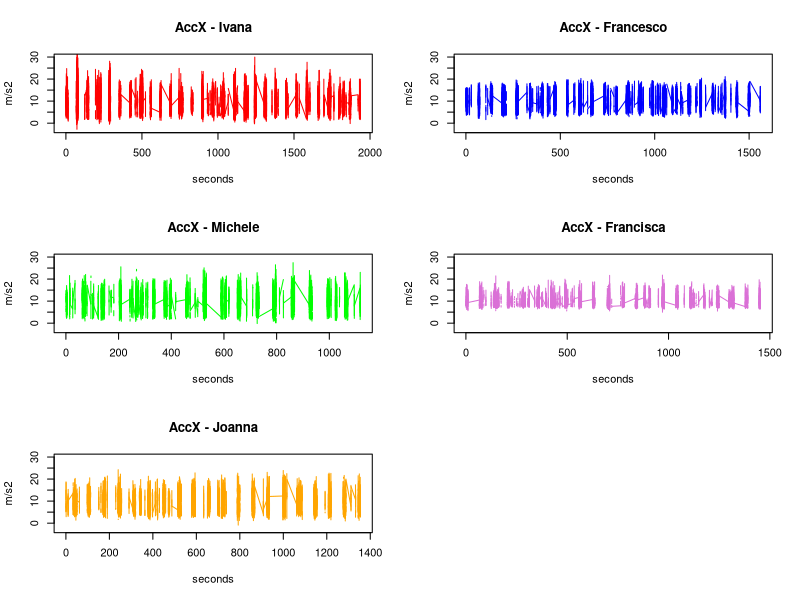
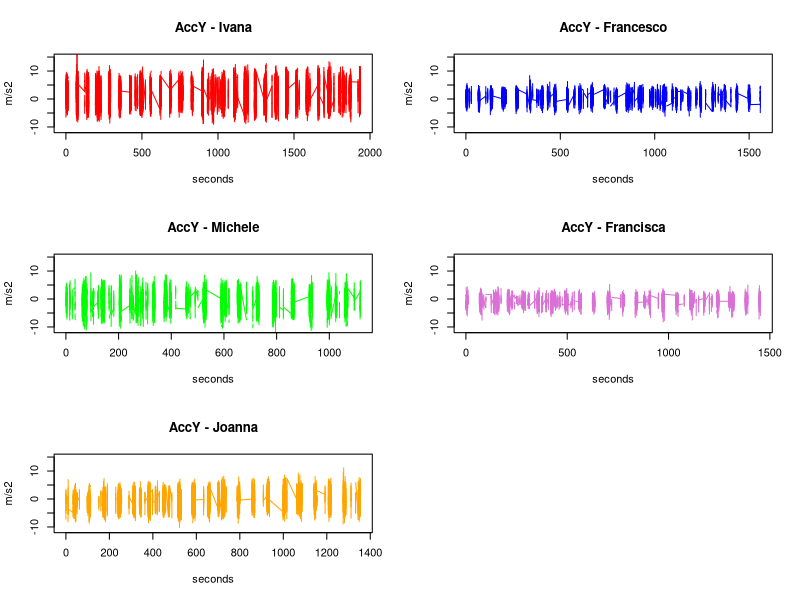
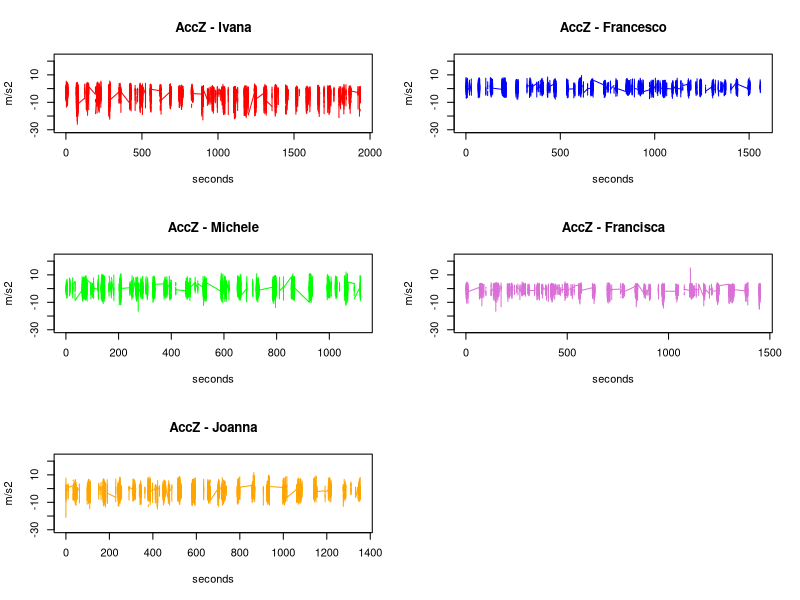
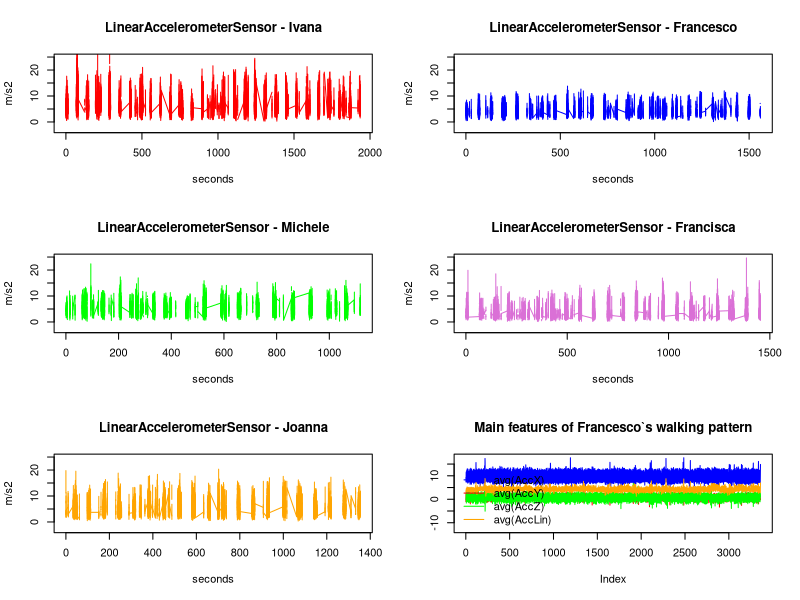
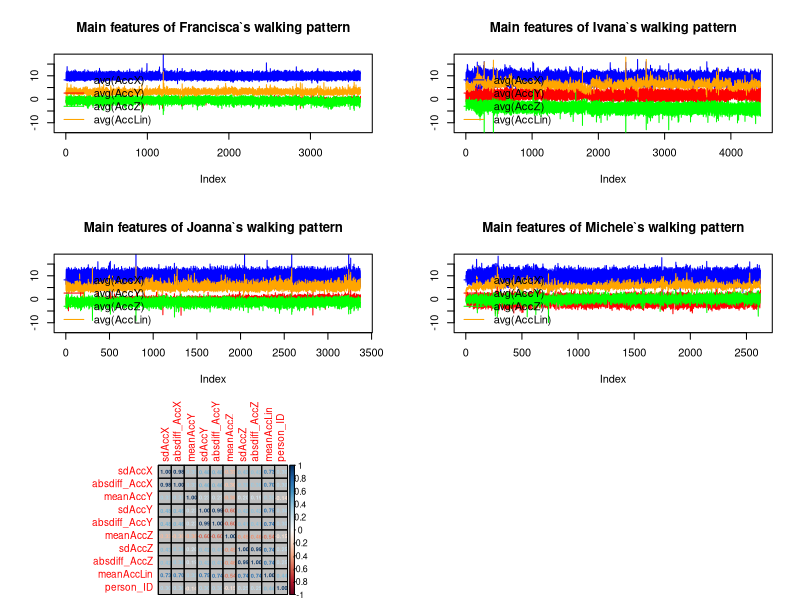
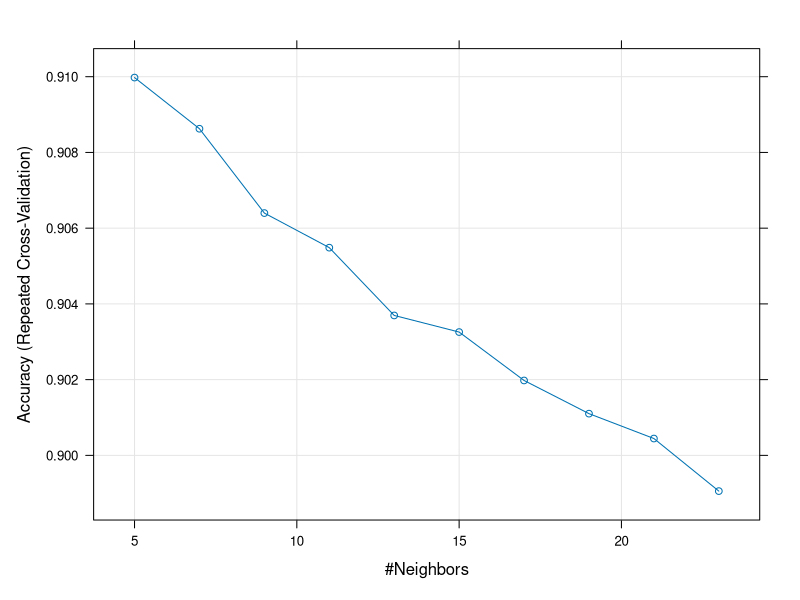

Generate these figures, in order, with R:
## ---- chunk 1
## Libraries
suppressMessages(require(randomForest, quietly = T))
suppressMessages(require(caret, quietly = T))
suppressMessages(require(MASS, quietly = T))
suppressMessages(require(e1071, quietly = T))
suppressMessages(require(doParallel, quietly = T))
suppressMessages(require(corrplot, quietly = T))
suppressMessages(require(glmnet, quietly = T))


Ivana.df <- read.csv('Ivana_2walk-Samsung Recording 1-cropped.csv')
Francesco.df <- read.csv('Francesco_2walk-Samsung Recording 2-cropped.csv')
Michele.df <- read.csv('Michele_2walk-Samsung Recording 2-cropped.csv')
Francisca.df <- read.csv('Francisca_2walk-Samsung Recording 1-cropped.csv')
Joanna.df <- read.csv('Asia_2walk-Samsung Recording 1-cropped.csv')
## ---- chunk 2

### MESSAGE: script works both for data with NANs and without NANs

# Ivana.df <- na.omit(Ivana.df)
# Francesco.df <- na.omit(Francesco.df)
# Michele.df <- na.omit(Michele.df)
# Francisca.df <- na.omit(Francisca.df)
# Joanna.df <- na.omit(Joanna.df)
## ---- chunk 3
#dataframes <- list(Ivana.df, Francesco.df, Michele.df, Francisca.df, Joanna.df)

acc.type.plots <- function(column="AccX", ylim.min = 0, ylim.max = 28){
  par(mfrow=c(3,2))
  
  plot(Ivana.df$relative_time/1000, Ivana.df[[column]], type = "l", col="red", 
       main = paste0(column, " - Ivana"), ylim = c(ylim.min, ylim.max),
       ylab = "m/s2", xlab = "seconds")
  plot(Francesco.df$relative_time/1000, Francesco.df[[column]], type = "l", col="blue", 
       main = paste0(column, " - Francesco"), ylim = c(ylim.min, ylim.max),
       ylab = "m/s2", xlab = "seconds")
  plot(Michele.df$relative_time/1000, Michele.df[[column]], type = "l", col="green", 
       main = paste0(column, " - Michele"), ylim = c(ylim.min, ylim.max),
       ylab = "m/s2", xlab = "seconds")
  plot(Francisca.df$relative_time/1000, Francisca.df[[column]], type = "l", col="orchid", 
       main = paste0(column, " - Francisca"), ylim = c(ylim.min, ylim.max),
       ylab = "m/s2", xlab = "seconds")
  plot(Joanna.df$relative_time/1000, Joanna.df[[column]], type = "l", col="orange", 
       main = paste0(column, " - Joanna"), ylim = c(ylim.min, ylim.max),
       ylab = "m/s2", xlab = "seconds")
}



acc.type.plots(column="AccX", ylim.min = -3, ylim.max = 30)
acc.type.plots(column="AccY", ylim.min = -11, ylim.max = 15)
acc.type.plots(column="AccZ", ylim.min = -30, ylim.max = 23)
acc.type.plots(column="LinearAccelerometerSensor", ylim.min = -3, ylim.max = 25)
## ---- chunk 4
### It is a function that obtains possible bins for each dataset

slicer <- function(df, window.size=200, overlap = 100){
  # non-overlap size
  non_overlap <- window.size - overlap
  
  # starting index 
  from <- 1
  
  # starting relative time
  start <- df[["relative_time"]][1]
  
  # vector for created bins
  bins <- list()
  counter <- 1
  
  done <- FALSE
  while (done != TRUE) {
    # get possible bin indexes  = [start, end)
    bin.idx <- c(from, from + window.size)
    
    # get relative time indexes appropriate for that bin and save to bins vector
    bin <- c()
    for(i in start:nrow(df)) ifelse(df$relative_time[i] < bin.idx[2], bin <- c(bin, i), break)
    
    if(is.null(bin) == FALSE) {
      bins[[counter]] <- bin
      counter = counter + 1
    }
    
    # switch starting index for the next bin
    from <- from + non_overlap
    #start <- i
    start <- which(df$relative_time >= from)[1]

    # terminating condition:
    if(from > df[["relative_time"]][nrow(df)]) done <- TRUE
  }
  
  return(bins)
  }
## ---- chunk 5
## Numbers of possible bins with specific window.size and overlap
window.size = 200
overlap = 100

Ivana.bins <- slicer(Ivana.df, window.size=window.size, overlap = overlap)
paste("Ivana", length(Ivana.bins))
Michele.bins <- slicer(Michele.df, window.size=window.size, overlap = overlap)
paste("Michele", length(Michele.bins))
Francesco.bins <- slicer(Francesco.df, window.size=window.size, overlap = overlap)
paste("Francesco",length(Francesco.bins))
Francisca.bins <- slicer(Francisca.df, window.size=window.size, overlap = overlap)
paste("Francisca", length(Francisca.bins))
Joanna.bins <- slicer(Joanna.df, window.size=window.size, overlap = overlap)
paste("Joanna", length(Joanna.bins))
## ---- chunk 6
Ivana.df[Ivana.bins[[1]], ]
## ---- chunk 7
# function which computes the absolute difference
absolute_diff <- function(xx){
  ## calculated only for rows without NANs
  xx <- na.omit(xx)
  return((1/length(xx)) * sum(abs(xx - mean(xx))))}
## ---- chunk 8
build.features <- function(df, bins, person_ID){
  # initialize a feature dataframe
  feature.df <- data.frame()
  
  # iterate through bins, generate features and add to feature dataframe
  for(bin.ids in bins){
    bin <- df[bin.ids, ]
    created_obs <- data.frame(mean(bin$AccX, na.rm = TRUE), 
                              sd(bin$AccX, na.rm = TRUE), 
                              absolute_diff(bin$AccX), 
                              mean(bin$AccY, na.rm = TRUE),
                              sd(bin$AccY, na.rm = TRUE),
                              absolute_diff(bin$AccY), 
                              mean(bin$AccZ, na.rm = TRUE), 
                              sd(bin$AccZ, na.rm = TRUE),
                              absolute_diff(bin$AccZ), 
                              mean(bin$LinearAccelerometerSensor, na.rm = TRUE), 
                              person_ID)
    feature.df <- rbind(feature.df, created_obs)
  }
  
  names(feature.df) <- c('meanAccX', 'sdAccX', 'absdiff_AccX', 
                         'meanAccY', 'sdAccY', 'absdiff_AccY',
                         'meanAccZ', 'sdAccZ', 'absdiff_AccZ', 
                         'meanAccLin', 'person_ID')
  return(feature.df)
}
## ---- chunk 9
Francesco.feature.df <- build.features(Francesco.df, Francesco.bins, person_ID = 1)
Francisca.feature.df <- build.features(Francisca.df, Francisca.bins, person_ID = 2)
Ivana.feature.df <- build.features(Ivana.df, Ivana.bins, person_ID = 3)
Joanna.feature.df <- build.features(Joanna.df, Joanna.bins, person_ID = 4)
Michele.feature.df <- build.features(Michele.df, Michele.bins, person_ID = 5)
## ---- chunk 10
# function that plots main features (AccX, AccY, AccZ, LinAcc)
plot.features <- function(feature.df, person){
  plot(feature.df$meanAccX, col = "blue", ylim = c(-13,18), type = "l",
       ylab = "")
  points(x=1:nrow(feature.df), y = feature.df$meanAccY, 
         type = "l", col = "red")
  points(x=1:nrow(feature.df), y = feature.df$meanAccZ,
         type = "l", col = "green")
  points(x=1:nrow(feature.df), y = feature.df$meanAccLin,
         type = "l", col = "orange")
  title(paste0("Main features of ", person, "`s walking pattern"))
  legend("bottomleft", legend=c("avg(AccX)", 'avg(AccY)', 'avg(AccZ)', 'avg(AccLin)'),
         col = c("blue", 'red', "green", 'orange'), lwd = c(1,1,1,1), bty = "n")
}
## ---- chunk 11
plot.features(Francesco.feature.df, "Francesco")
plot.features(Francisca.feature.df, "Francisca")
plot.features(Ivana.feature.df, "Ivana")
plot.features(Joanna.feature.df, "Joanna")
plot.features(Michele.feature.df, "Michele")
## ---- chunk 12
walks.df <- rbind(Francesco.feature.df, 
                  Francisca.feature.df,
                  Ivana.feature.df, 
                  Joanna.feature.df, 
                  Michele.feature.df)
# removing NANs
walks.df <- na.omit(walks.df)
# reindex
rownames(walks.df) <- NULL
# show first rows 
head(walks.df)
## ---- chunk 13
cor.df = cor(walks.df[,-1])
corrplot(cor.df, method="number", tl.cex = 0.9, number.cex = 0.5, bg = "gray", addgrid.col = "black")

## ---- chunk 14
prop.table(table(walks.df$person_ID))
## ---- chunk 15
set.seed(13401)

# idx for the training set
idx.train <- caret::createDataPartition(walks.df$person_ID, p = 0.8, list = FALSE)

# creating X_train and y_train sets
X_train <- walks.df[idx.train, ]
y_train <- as.factor(X_train$person_ID)
X_train$person_ID <- NULL

# creating test set
X_test <- walks.df[-idx.train, ]
y_test <- as.factor(X_test$person_ID)
X_test$person_ID <- NULL
## ---- chunk 16
# function that takes the label according to the highest probability
get_label <- function(predictions){
  n = nrow(predictions)
  pred_labels = rep(NA,n)
  for(i in 1:n){
    max.id <- which.max(predictions[i, ])
    pred_labels[i] <- names(predictions[i, max.id])
  }
  return(as.factor(pred_labels))
}
## ---- chunk 17
randomForest.fit.predict <- function(X_train, y_train, X_test, y_test, full.stats = TRUE){ 
  cat("\n\n\t\t\t RANDOM FOREST algorithm \n\n")
  # Model on training data
  model_RF = randomForest(x = X_train, y = y_train, ntree=200, proximity=T)
  
  # Check if all values are predicted (no NA's)
  ifelse(sum(is.na(model_RF$predicted)) != 0, 
         ok <- "There are NAN values in predictions", 
         ok <- "All predictions evaluated")
  if(full.stats==TRUE) print(ok)
  
  # Confusion matrix of the prediction (based on OOB data)
  if(full.stats==TRUE) {
  cat("\nConfusion matrix of the prediction (based on OOB data) : \n")
  print(model_RF$confusion)
  }
  ## Error rate based on OOB
  # model_RF$err.rate
  
  # Error on the training set
  err.train <- mean(as.vector(model_RF$predicted) != as.vector(y_train))*100
  cat(sprintf("\nTrain Missclassification rate: %f", round(err.train,2)))
  
  if(full.stats==TRUE) cat("\n\n       Predictions on the TEST set\n ------------------------------------ \n")
  
  # Predict from test set
  predictions <- predict(model_RF, newdata = X_test)
  
  # Error on the test set
  err.test <- mean(predictions != y_test)*100
  cat(sprintf("\nTest Missclassification rate: %f \n\n", round(err.test,2)))
  
  statistics <- confusionMatrix(predictions, y_test)
  if(full.stats==TRUE) print(statistics)
  else print(statistics$overall["Accuracy"])
  
  return(predictions)
}  

#RF.pred <- randomForest.fit.predict(X_train, y_train, X_test, y_test)
## ---- chunk 18

lda.fit.predict <- function(X_train, y_train, X_test, y_test, full.stats=TRUE){
  cat("\n\n\t\t\t LDA - LINEAR DISCRIMINANT ANALYSIS algorithm \n\n")
  # Model
  mod_LDA = lda(y_train ~ ., data = X_train)
  
  # Prediction on train set
  tr_pred_LDA = predict(mod_LDA, X_train)
  
  # Check if all values are predicted (no NA's)
  ifelse(sum(is.na(tr_pred_LDA$class)) != 0, 
         ok <- "There are NAN values in predictions", 
         ok <- "All predictions evaluated")
  if(full.stats==TRUE) print(ok)
  
  # Error on the training set
  ETr_LDA = mean(as.vector(tr_pred_LDA$class) != as.vector(y_train))*100
  cat(sprintf("\nTrain Missclassification rate: %f", round(ETr_LDA,2)))
  
  if(full.stats==TRUE) cat("\n\n       Predictions on the TEST set\n ------------------------------------ \n")
  
  # Prediction on test set
  pred_LDA = predict(mod_LDA, X_test)
  
  # Error on the test set
  ETe_LDA <- mean(pred_LDA$class != y_test)*100
  cat(sprintf("\nTest Missclassification rate: %f \n\n", round(ETe_LDA,2)))
  
  # Statistics
  statistics <- confusionMatrix(pred_LDA$class, y_test)
  if(full.stats==TRUE) print(statistics)
  else print(statistics$overall["Accuracy"])
  
  return(pred_LDA)
}

#lda.pred <- lda.fit.predict(X_train, y_train, X_test, y_test)
## ---- chunk 19

naivebayes.fit.predict <- function(X_train, y_train, X_test, y_test, full.stats=TRUE){
  cat("\n\n\t\t\t NAIVE BAYES algorithm \n\n")
  
  # Model
  mod_NB = naiveBayes(y_train ~ ., data = X_train, type = "raw")
  
  # Prediction on train set
  tr_pred = predict(mod_NB, X_train)

  # Check if all values are predicted (no NA's)
  ifelse(sum(is.na(tr_pred)) != 0, 
         ok <- "There are NAN values in predictions", 
         ok <- "All predictions evaluated")
  if(full.stats==TRUE) print(ok)
  
  # Error on the training set
  tr.error = mean(as.vector(tr_pred) != as.vector(y_train))*100
  cat(sprintf("\nTrain Missclassification rate: %f", round(tr.error,2)))
  
  if(full.stats==TRUE) cat("\n\n       Predictions on the TEST set\n ------------------------------------ \n")
  
  # Prediction on test set
  pred_NB = predict(mod_NB, X_test)   
  
  # Error on the test set
  MCE_NB = mean(pred_NB !=  y_test)*100
  cat(sprintf("\nTest Missclassification rate: %f \n\n", round(MCE_NB,2)))
  
  # Statistics
  statistics <- confusionMatrix(pred_NB, y_test)
  if(full.stats==TRUE) print(statistics)
  else print(statistics$overall["Accuracy"])
  
  return(pred_NB)
}

#naivebayes.pred <- naivebayes.fit.predict(X_train, y_train, X_test, y_test)
## ---- chunk 20
set.seed(123)
registerDoParallel(cores=4)
trctrl <- trainControl(method = "repeatedcv", number = 10, repeats = 2)

knn_fit <- train(y = y_train ,
                 x = X_train, method = "knn",
                 trControl  = trctrl,
                 preProcess = c("center", "scale"),
                 tuneLength = 10)
# Take a look
print(paste("Best parameter:", as.character(knn_fit$bestTune)))
plot(knn_fit)
## ---- chunk 21
knn.fit.predict <- function(X_train, y_train, X_test, y_test, k=knn_fit$bestTune, full.stats=TRUE){
  cat("\n\n\t\t\t k-NEAREST NEIGHBOR algorithm \n\n")
  
  # Model
  mod_KNN = knn3(y=y_train, x = X_train, k)
  
  # Prediction on train set
  tr_pred = predict(mod_KNN, X_train)
  main_tr_pred = get_label(tr_pred)

  # Check if all values are predicted (no NA's)
  ifelse(sum(is.na(main_tr_pred)) != 0, 
         ok <- "There are NAN values in predictions", 
         ok <- "All predictions evaluated")
  if(full.stats==TRUE) print(ok)
  
  # Error on the training set
  tr.error = mean(as.vector(main_tr_pred) != as.vector(y_train))*100
  cat(sprintf("\nTrain Missclassification rate: %f", round(tr.error,2)))
  
  if(full.stats==TRUE) cat("\n\n       Predictions on the TEST set\n ------------------------------------ \n")
  
  # Prediction on test set
  pred_KNN = predict(mod_KNN, X_test)
  main_pred_KNN = get_label(pred_KNN)

  # Error on the test set
  te.error = mean(main_pred_KNN !=  y_test)*100
  cat(sprintf("\nTest Missclassification rate: %f \n\n", round(te.error,2)))

  # Statistics
  statistics <- confusionMatrix(main_pred_KNN, y_test)
  if(full.stats==TRUE) print(statistics)
  else print(statistics$overall["Accuracy"])
    
  return(main_pred_KNN)
}

#knn.pred <- knn.fit.predict(X_train, y_train, X_test, y_test)
## ---- chunk 22

lasso.fit.predict <- function(X_train, y_train, X_test, y_test, full.stats=TRUE){
  cat("\n\n\t\t\t LASSO algorithm \n\n")
  
  mod_LASSO = cv.glmnet(as.matrix(X_train), y_train, 
                        family = "multinomial", 
                        type.measure = "class",
                        parallel = T)
  if(full.stats==TRUE) print(c("min" = mod_LASSO$lambda.min, "1se" = mod_LASSO$lambda.1se))
  
  pred_tr_LASSO = predict(mod_LASSO, newx = as.matrix(X_train), 
                          type = "class", 
                          s = mod_LASSO$lambda.1se)

  # Error on the training set
  tr.error = mean(as.vector(pred_tr_LASSO) != as.vector(y_train))*100
  cat(sprintf("\nTrain Missclassification rate: %f", round(tr.error,2)))
  
  if(full.stats==TRUE) cat("\n\n       Predictions on the TEST set\n ------------------------------------ \n")
  
  # Prediction on test set
  pred_LASSO = predict(mod_LASSO, newx = as.matrix(X_test), type = "class", s = mod_LASSO$lambda.1se)
  test_pred_LASSO = as.factor(pred_LASSO)

  # Error on the test set
  te.error = mean(test_pred_LASSO !=  y_test)*100
  cat(sprintf("\nTest Missclassification rate: %f \n\n", round(te.error,2)))

  # Statistics
  statistics <- confusionMatrix(test_pred_LASSO, y_test)
  if(full.stats==TRUE) print(statistics)
  else print(statistics$overall["Accuracy"])
  
  return(test_pred_LASSO)
}

#lasso.pred <-lasso.fit.predict(X_train, y_train, X_test, y_test)
## ---- chunk 23

svm.fit.predict <- function(X_train, y_train, X_test, y_test, full.stats=TRUE){
  cat("\n\n\t\t\t SVM algorithm \n\n")
  
  # Model
  mod.svm <-svm(x = X_train, y = y_train)
  
  # Prediction on train set
  train.pred <- predict(mod.svm, X_train)

  # Check if all values are predicted (no NA's)
  ifelse(sum(is.na(train.pred)) != 0, 
         ok <- "There are NAN values in predictions", 
         ok <- "All predictions evaluated")
  if(full.stats==TRUE) print(ok)
  
  # Error on the training set
  tr.error = mean(as.vector(train.pred) != as.vector(y_train))*100
  cat(sprintf("\nTrain Missclassification rate: %f", round(tr.error,2)))
  
  if(full.stats==TRUE) cat("\n\n       Predictions on the TEST set\n ------------------------------------ \n")
  
  # Prediction on test set
  pred_svm = predict(mod.svm, X_test)

  # Error on the test set
  te.error = mean(pred_svm !=  y_test)*100
  cat(sprintf("\nTest Missclassification rate: %f \n\n", round(te.error,2)))

  # Statistics
  statistics <- confusionMatrix(pred_svm, y_test)
  if(full.stats==TRUE) print(statistics)
  else print(statistics$overall["Accuracy"])
    
  return(pred_svm)
}

#svm.pred <- svm.fit.predict(X_train, y_train, X_test, y_test)
## ---- chunk 24
stacking.model <- function(m1, m2, m3){
  # m1, m2, m3 - are models with a high performance, whereas m1 - is the best model
  
  # function to get a mode
  getmode <- function(v) {
   uniqv <- unique(v)
   uniqv[which.max(tabulate(match(v, uniqv)))]
  }
  # finding predictions from stacking model
  n <- length(m1)
  final.pred <- rep(NA, n)
  # loop through predictions
  for(i in 1:n){
    if(m1[i]!=m2[i] & m2[i]!=m3[i] & m1[i]!=m3[i]) {final.pred[i] = m1[i]}
    else {final.pred[i] = getmode(c(m1[i], m2[i], m3[i]))}
  }
  return(final.pred)
}

#stacking.pred <- stacking.model(knn.pred = knn.pred, random.forest.pred = RF.pred, svm.pred = svm.pred)
## ---- chunk 25
stacking.statistics <- function(stacking.pred, y_test, full.stats=TRUE){
  cat("\n\n\t\t\t STACKING MODEL \n\n")
  
  te.error = mean(stacking.pred !=  y_test)*100
  cat(sprintf("\nTest Missclassification rate: %f \n\n", round(te.error,2)))

  # Statistics
  statistics <- confusionMatrix(as.factor(stacking.pred), y_test)
  if(full.stats==TRUE) print(statistics)
  else print(statistics$overall["Accuracy"])
}

#stacking.statistics(stacking.pred, y_test)
## ---- chunk 26
whole.pipeline <- function(Ivana.df, Michele.df, Francesco.df, Francisca.df, Joanna.df, window.size, overlap){
  cat(paste("#################\n","window.size  = ", window.size, "\noverlap = ", overlap, "\n#################"))
  
  ## Dividing into bins
  Ivana.bins <- slicer(Ivana.df, window.size=window.size, overlap = overlap)
  cat(paste("\nIvana", length(Ivana.bins)))
  Michele.bins <- slicer(Michele.df, window.size=window.size, overlap = overlap)
  cat(paste("\nMichele", length(Michele.bins)))
  Francesco.bins <- slicer(Francesco.df, window.size=window.size, overlap = overlap)
  cat(paste("\nFrancesco",length(Francesco.bins)))
  Francisca.bins <- slicer(Francisca.df, window.size=window.size, overlap = overlap)
  cat(paste("\nFrancisca", length(Francisca.bins)))
  Joanna.bins <- slicer(Joanna.df, window.size=window.size, overlap = overlap)
  cat(paste("\nJoanna", length(Joanna.bins)))
  
  ## Building feature dataframes
  Francesco.feature.df <- build.features(Francesco.df, Francesco.bins, person_ID = 1)
  Francisca.feature.df <- build.features(Francisca.df, Francisca.bins, person_ID = 2)
  Ivana.feature.df <- build.features(Ivana.df, Ivana.bins, person_ID = 3)
  Joanna.feature.df <- build.features(Joanna.df, Joanna.bins, person_ID = 4)
  Michele.feature.df <- build.features(Michele.df, Michele.bins, person_ID = 5)
  
  ## Merging into one dataframe
  walks.df <- rbind(Francesco.feature.df, 
                  Francisca.feature.df,
                  Ivana.feature.df, 
                  Joanna.feature.df, 
                  Michele.feature.df)
  walks.df <- na.omit(walks.df)
  rownames(walks.df) <- NULL # reindex
  
  ########     MACHINE LEARNING
  
  ## Splitting into Test Set and Train Set
  idx.train <- caret::createDataPartition(walks.df$person_ID, p = 0.8, list = FALSE)
  X_train <- walks.df[idx.train, ]
  y_train <- as.factor(X_train$person_ID)
  X_train$person_ID <- NULL

  X_test <- walks.df[-idx.train, ]
  y_test <- as.factor(X_test$person_ID)
  X_test$person_ID <- NULL
  
  ## Models and Predictions
  RF.pred <- randomForest.fit.predict(X_train, y_train, X_test, y_test, full.stats = FALSE)
  lda.pred <- lda.fit.predict(X_train, y_train, X_test, y_test, full.stats = FALSE)
  naivebayes.pred <- naivebayes.fit.predict(X_train, y_train, X_test, y_test, full.stats = FALSE)
  lasso.pred <-lasso.fit.predict(X_train, y_train, X_test, y_test, full.stats = FALSE)
  knn.pred <- knn.fit.predict(X_train, y_train, X_test, y_test, k=7, full.stats = FALSE) #TODO: k via CrossVal
  svm.pred <- svm.fit.predict(X_train, y_train, X_test, y_test, full.stats = FALSE)

  # Stacking model
  stacking.pred <- stacking.model(m1 = knn.pred, m2 = RF.pred, m3 = svm.pred)
  stacking.statistics(stacking.pred, y_test, full.stats = FALSE)
}

whole.pipeline(Ivana.df, Michele.df, Francesco.df, Francisca.df, Joanna.df, window.size=500, overlap=200)
